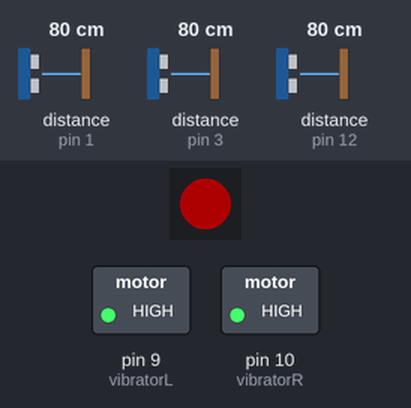
A sketch run on a simulated Arduino Uno, built with avr-gcc and run on an emulated ATmega328P. On the bench: 1 RGB LEDs in strip order, left to right, switched loads named in the sketch (green lamp = pin HIGH). Wiring (inferred from the names in the program): 3 × ultrasonic range finder: trigger pin 0, echo pin 1 / trigger pin 2, echo pin 3 / trigger pin 6, echo pin 12. The test bench sets the inputs (shaded band); at power-on: distance to the obstacle (sensors on pin 1, pin 3, pin 12) 80 cm. The echo pulse lasts 58.3 µs per cm; dim RGB values are drawn brighter than linear; pins used as bus, display or sensor lines are not drawn.

Above: at 0.1 s.
Timing chart, 0 to 1.6 s (numbered marks = the images above):
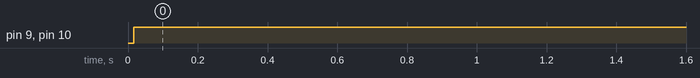

Measured:
- by itself, pin 9 (vibratorL), pin 10 (vibratorR): LOW → HIGH at 0.02 s

The sketch:

release.ino
```cpp
#include <Adafruit_NeoPixel.h>
// Zuweisung der Board-Ausgaenge:

#define trigPinB 0
#define echoPinB 1

#define trigPinR 2
#define echoPinR 3

#define trigPinL 6
#define echoPinL 12

#define vibratorL 9
#define vibratorR 10

#define led 8

// Deklaration --- Start
Adafruit_NeoPixel strip = Adafruit_NeoPixel(1, led, NEO_GRB + NEO_KHZ800);
int waitTime = 1;
bool isVibL=false;
bool isVibR=false;
bool isVibB=false;
int alarm =0;
int savePosition =0;
int cirtDistance = 150; // Default 150
int warnDistance = 200; // Default 200
int maxOkDistance = warnDistance +1;
int distanceSaveR[] = {maxOkDistance, maxOkDistance, maxOkDistance};
int distanceSaveL[] = {maxOkDistance, maxOkDistance, maxOkDistance};
int distanceSaveB[] = {maxOkDistance, maxOkDistance, maxOkDistance};
// Deklaration --- Ende

void setup() {
  // Zuweisung der In- und Outputs:
  pinMode(trigPinR, OUTPUT);
  pinMode(echoPinR, INPUT);
  pinMode(trigPinB, OUTPUT);
  pinMode(echoPinB, INPUT);
  pinMode(trigPinL, OUTPUT);
  pinMode(echoPinL, INPUT);
  pinMode(vibratorR, OUTPUT);
  pinMode(vibratorL, OUTPUT);
  // Vorbereitung für das Onboard-Neopixel
  strip.begin();
  strip.setBrightness(50);
  strip.show();
}

void loop() {
  // alarm = 1 bis 3 = Person auf mittlerer Entfernung; alaram = 4 und höher Person zu nahe
  alarm =0;
  // Berechung der Entfernungen
  distanceSaveR[savePosition] = checkDistance(trigPinR, echoPinR);
  distanceSaveL[savePosition] = checkDistance(trigPinL, echoPinL);
  distanceSaveB[savePosition] = checkDistance(trigPinB, echoPinB);

  // Pruefen welche Vibratoren verwendet werden sollen
  isVibR = checkSide(distanceSaveR, isVibR);
  isVibL = checkSide(distanceSaveL, isVibL);
  isVibB = checkSide(distanceSaveB, isVibB);

  // Verwendung des Onboard-Neopixels
  if(alarm >= 4){
    strip.setPixelColor(0,strip.Color(255, 0, 0));
  } else if(alarm >=1){
    strip.setPixelColor(0,strip.Color(0, 0, 255));
  }else{
    strip.setPixelColor(0,strip.Color(0, 255, 0));
  }
  strip.show();

  // Starten der Vibratoren
  if(isVibB || isVibR){
    digitalWrite(vibratorR, HIGH);
  }else{
    digitalWrite(vibratorR, LOW);
  }
  if(isVibB || isVibL){
    digitalWrite(vibratorL, HIGH);
  }else{
    digitalWrite(vibratorL, LOW);
  }
  // Vorbereitung für den naechsten loop
  savePosition +=1;
  if(savePosition >= 3){
    savePosition =0;
  }
  delay(waitTime);
}

// Ermittlung von Distanzen
int checkDistance(int trigger, int echo){
  digitalWrite(trigger, LOW);
  delayMicroseconds(5);
  digitalWrite(trigger, HIGH);
  delayMicroseconds(10);
  digitalWrite(trigger, LOW);
  long duration = pulseIn(echo, HIGH);
  // Berechnung der Distanz:
  int result =duration * 0.034 / 2;
  return result;
}

// Pruefung ob eine Distanz unterschritten wurde
bool checkSide(int distanceArray[], bool vib){
  bool actVib = vib;
  int distance = maxOkDistance;
  for(int i; i <= sizeof(distanceArray); i++){
    if(distance > distanceArray[i] && distanceArray[i] > 0){
      distance = distanceArray[i];
    }
  }
  if(distance <= cirtDistance){
    actVib =true;
    alarm +=4;
  } else if(distance <=warnDistance){
    actVib =!actVib;
    alarm +=1;
  }else{
    actVib =false;
  }
  return actVib;
}
```
